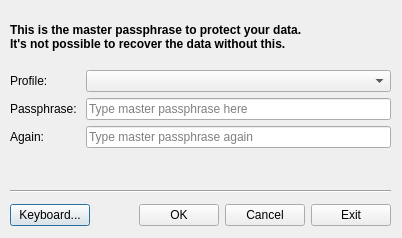
<?xml version="1.0" encoding="UTF-8"?>
<ui version="4.0">
 <class>DialogMasterPassword</class>
 <widget class="QDialog" name="DialogMasterPassword">
  <property name="windowModality">
   <enum>Qt::ApplicationModal</enum>
  </property>
  <property name="geometry">
   <rect>
    <x>0</x>
    <y>0</y>
    <width>402</width>
    <height>238</height>
   </rect>
  </property>
  <property name="windowTitle">
   <string>Master Passphrase</string>
  </property>
  <property name="modal">
   <bool>true</bool>
  </property>
  <widget class="QWidget" name="layoutWidget">
   <property name="geometry">
    <rect>
     <x>10</x>
     <y>200</y>
     <width>381</width>
     <height>31</height>
    </rect>
   </property>
   <layout class="QHBoxLayout">
    <property name="spacing">
     <number>6</number>
    </property>
    <property name="margin" stdset="0">
     <number>0</number>
    </property>
    <item>
     <widget class="QPushButton" name="pushButtonVirtualKeyboard">
      <property name="text">
       <string>Keyboard...</string>
      </property>
     </widget>
    </item>
    <item>
     <spacer>
      <property name="orientation">
       <enum>Qt::Horizontal</enum>
      </property>
      <property name="sizeHint" stdset="0">
       <size>
        <width>131</width>
        <height>31</height>
       </size>
      </property>
     </spacer>
    </item>
    <item>
     <widget class="QPushButton" name="okButton">
      <property name="text">
       <string>OK</string>
      </property>
     </widget>
    </item>
    <item>
     <widget class="QPushButton" name="cancelButton">
      <property name="text">
       <string>Cancel</string>
      </property>
     </widget>
    </item>
    <item>
     <widget class="QPushButton" name="pushButtonExit">
      <property name="text">
       <string>Exit</string>
      </property>
     </widget>
    </item>
   </layout>
  </widget>
  <widget class="Line" name="line_2">
   <property name="geometry">
    <rect>
     <x>10</x>
     <y>183</y>
     <width>381</width>
     <height>16</height>
    </rect>
   </property>
   <property name="orientation">
    <enum>Qt::Horizontal</enum>
   </property>
  </widget>
  <widget class="QWidget" name="verticalLayoutWidget_2">
   <property name="geometry">
    <rect>
     <x>10</x>
     <y>10</y>
     <width>381</width>
     <height>54</height>
    </rect>
   </property>
   <layout class="QVBoxLayout" name="verticalLayout_2">
    <item>
     <widget class="QLabel" name="label">
      <property name="sizePolicy">
       <sizepolicy hsizetype="Preferred" vsizetype="Fixed">
        <horstretch>0</horstretch>
        <verstretch>0</verstretch>
       </sizepolicy>
      </property>
      <property name="text">
       <string>&lt;html&gt;&lt;head/&gt;&lt;body&gt;&lt;p&gt;&lt;span style=&quot; font-weight:700;&quot;&gt;This is the master passphrase to protect your data. &lt;br/&gt;It's not possible to recover the data without this.&lt;/span&gt;&lt;/p&gt;&lt;/body&gt;&lt;/html&gt;</string>
      </property>
      <property name="margin">
       <number>5</number>
      </property>
     </widget>
    </item>
   </layout>
  </widget>
  <widget class="QWidget" name="formLayoutWidget">
   <property name="geometry">
    <rect>
     <x>10</x>
     <y>70</y>
     <width>381</width>
     <height>91</height>
    </rect>
   </property>
   <layout class="QFormLayout" name="formLayout">
    <item row="0" column="0">
     <widget class="QLabel" name="label_3">
      <property name="text">
       <string>Profile: </string>
      </property>
     </widget>
    </item>
    <item row="0" column="1">
     <widget class="QComboBox" name="comboBoxProfiles">
      <property name="sizePolicy">
       <sizepolicy hsizetype="Preferred" vsizetype="Fixed">
        <horstretch>0</horstretch>
        <verstretch>0</verstretch>
       </sizepolicy>
      </property>
     </widget>
    </item>
    <item row="1" column="0">
     <widget class="QLabel" name="label_2">
      <property name="sizePolicy">
       <sizepolicy hsizetype="Preferred" vsizetype="Preferred">
        <horstretch>0</horstretch>
        <verstretch>0</verstretch>
       </sizepolicy>
      </property>
      <property name="frameShadow">
       <enum>QFrame::Plain</enum>
      </property>
      <property name="text">
       <string>Passphrase: </string>
      </property>
      <property name="margin">
       <number>1</number>
      </property>
      <property name="indent">
       <number>-1</number>
      </property>
     </widget>
    </item>
    <item row="1" column="1">
     <widget class="QLineEdit" name="lineEditMasterPassphrase">
      <property name="echoMode">
       <enum>QLineEdit::Password</enum>
      </property>
      <property name="placeholderText">
       <string>Type master passphrase here</string>
      </property>
     </widget>
    </item>
    <item row="2" column="0">
     <widget class="QLabel" name="label_MasterPassphraseAgain">
      <property name="sizePolicy">
       <sizepolicy hsizetype="Preferred" vsizetype="Preferred">
        <horstretch>0</horstretch>
        <verstretch>0</verstretch>
       </sizepolicy>
      </property>
      <property name="frameShadow">
       <enum>QFrame::Plain</enum>
      </property>
      <property name="text">
       <string>Again:</string>
      </property>
      <property name="margin">
       <number>1</number>
      </property>
     </widget>
    </item>
    <item row="2" column="1">
     <widget class="QLineEdit" name="lineEditMasterPassphraseAgain">
      <property name="echoMode">
       <enum>QLineEdit::Password</enum>
      </property>
      <property name="placeholderText">
       <string>Type master passphrase again</string>
      </property>
     </widget>
    </item>
   </layout>
  </widget>
 </widget>
 <tabstops>
  <tabstop>cancelButton</tabstop>
  <tabstop>pushButtonExit</tabstop>
  <tabstop>okButton</tabstop>
 </tabstops>
 <resources/>
 <connections>
  <connection>
   <sender>okButton</sender>
   <signal>clicked()</signal>
   <receiver>DialogMasterPassword</receiver>
   <slot>accept()</slot>
   <hints>
    <hint type="sourcelabel">
     <x>218</x>
     <y>186</y>
    </hint>
    <hint type="destinationlabel">
     <x>96</x>
     <y>254</y>
    </hint>
   </hints>
  </connection>
  <connection>
   <sender>cancelButton</sender>
   <signal>clicked()</signal>
   <receiver>DialogMasterPassword</receiver>
   <slot>reject()</slot>
   <hints>
    <hint type="sourcelabel">
     <x>299</x>
     <y>186</y>
    </hint>
    <hint type="destinationlabel">
     <x>179</x>
     <y>282</y>
    </hint>
   </hints>
  </connection>
  <connection>
   <sender>pushButtonExit</sender>
   <signal>clicked()</signal>
   <receiver>DialogMasterPassword</receiver>
   <slot>exitWilhelmina()</slot>
   <hints>
    <hint type="sourcelabel">
     <x>361</x>
     <y>173</y>
    </hint>
    <hint type="destinationlabel">
     <x>313</x>
     <y>-8</y>
    </hint>
   </hints>
  </connection>
  <connection>
   <sender>pushButtonVirtualKeyboard</sender>
   <signal>clicked()</signal>
   <receiver>DialogMasterPassword</receiver>
   <slot>showVirtualKeyboard()</slot>
   <hints>
    <hint type="sourcelabel">
     <x>71</x>
     <y>173</y>
    </hint>
    <hint type="destinationlabel">
     <x>222</x>
     <y>3</y>
    </hint>
   </hints>
  </connection>
 </connections>
 <slots>
  <slot>exitWilhelmina()</slot>
  <slot>showVirtualKeyboard()</slot>
 </slots>
</ui>
